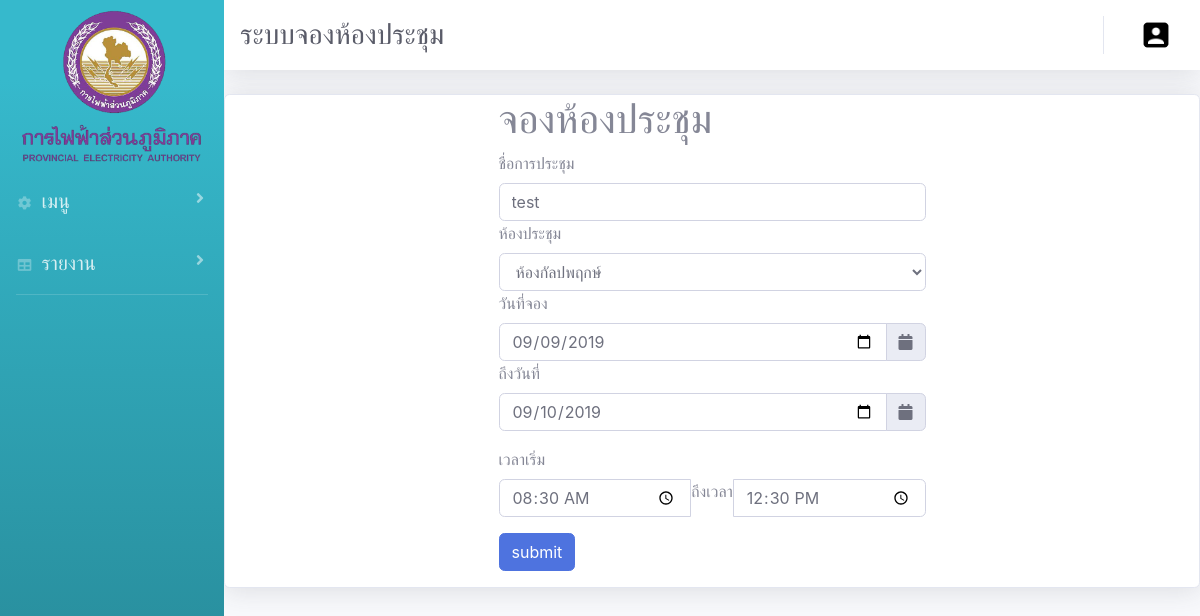
/event_updateform.php?id_event=43, run on the app's committed database.
### tables this page shows
CREATE TABLE `event_tb` (
  `id_event` int(11) NOT NULL,
  `room_id` int(11) NOT NULL,
  `name_event` varchar(100) NOT NULL,
  `start` date NOT NULL,
  `end` date NOT NULL,
  `username` varchar(50) NOT NULL,
  `visitor` varchar(255) NOT NULL,
  `status_event` int(11) NOT NULL,
  `time_start` time NOT NULL,
  `time_end` time NOT NULL
);

CREATE TABLE `room_tb` (
  `room_id` int(10) NOT NULL,
  `room_name` varchar(255) NOT NULL,
  `room_owner` varchar(255) NOT NULL,
  `room_owner_th` varchar(255) NOT NULL,
  `room_location` varchar(255) NOT NULL,
  `room_type` varchar(255) NOT NULL,
  `room_size` varchar(255) NOT NULL,
  `room_lcd` varchar(255) NOT NULL,
  `room_status` int(1) NOT NULL,
  `username` varchar(50) NOT NULL
);

### event_updateform.php (the view, shortened to what this page needs)
<?php
require('configDB.php');
 $conn=$DBconnect;
 $id_event = $_GET['id_event'];
 $sql = "SELECT * FROM `event_tb`,room_tb WHERE event_tb.id_event = '$id_event' and event_tb.room_id = room_tb.room_id";
 $result_event = mysqli_query($conn,$sql);
 $row_event=$result_event->fetch_assoc();
?>
<html lang="en">
<head>
    <link rel='stylesheet' href='https://cdnjs.cloudflare.com/ajax/libs/twitter-bootstrap/4.1.3/css/bootstrap.min.css'>
        <link rel='stylesheet' href='https://cdnjs.cloudflare.com/ajax/libs/font-awesome/5.8.1/css/all.min.css'>
        <link rel='stylesheet' href='https://cdnjs.cloudflare.com/ajax/libs/bootstrap-datetimepicker/4.17.47/css/bootstrap-datetimepicker.min.css'>
        <link href="css/sb-admin-2.min.css" rel="stylesheet">
      <link rel="stylesheet" type="text/css" href="datatables.css"/>
</head>
<body>
<div id="wrapper">
<ul class="navbar-nav bg-gradient-info sidebar sidebar-dark accordion fixed-left"   id="accordionSidebar">
<a class="sidebar-brand d-flex align-items-center justify-content-center" href="#"style="margin-top:50px;" onclick="backindex()">
  <div class="sidebar-brand-icon">
    <i><img src="img/icon.png" style="width:200px;"></i>
  </div>
</a>
<li class="nav-item" style="margin-top:50px;">
  <a class="nav-link collapsed" href="#" data-toggle="collapse" data-target="#collapseTwo" aria-expanded="true" aria-controls="collapseTwo">
    <i class="fas fa-fw fa-cog"></i>
    <span class="mb-0" style="font-size:20px;">เมนู</span>
  </a>
</li>
<li class="nav-item">
  <a class="nav-link collapsed" href="#" data-toggle="collapse" data-target="#collapseUtilities" aria-expanded="true" aria-controls="collapseUtilities">
    <i class="fas fa-fw fa-table"></i>
    <span style="font-size:20px;">รายงาน</span>
  </a>
</li>
 <hr class="sidebar-divider d-none d-md-block">
</ul>
<div id="content-wrapper" class="d-flex flex-column">
<div id="content">
 <nav class="navbar navbar-expand navbar-light bg-white topbar mb-4 static-top shadow">
 <h1 class="h3 mb-0 text-gray-800">ระบบจองห้องประชุม</h1>
   <ul class="navbar-nav ml-auto">
     <li class="nav-item dropdown no-arrow">
       <a class="nav-link dropdown-toggle" href="#" id="userDropdown" role="button" data-toggle="dropdown" aria-haspopup="true" aria-expanded="false">
         <img class="img-profile rounded-circle material-icons" src="img/account.png">
       </a>
     </li>
   </ul>
 </nav>
       <div>
               <div class="card shadow container-md">
                        <form >
                            <div class="container-fluid">
                                <div class="row">
                                    <div class="col-lg-6 offset-lg-3 col-md-8 offset-md-2">
                                        <div class="content">
                                            <h1>จองห้องประชุม</h1>
                                            <div class="form-group">
                                                <label>ชื่อการประชุม</label>
                                                <div>
                                                    <input class="form-control" type="text" id="event" value="<?=$row_event['name_event'];?>"/>
                                                </div>
                                                <label>ห้องประชุม</label>
                                                <div>
                                                    <select class="form-control" name="room_id" id="room_id" >
                      <option value="<?=$row_event['room_id'];?>"><?=$row_event['room_name'];?></option>
                   </select>
                                                </div>
                                                <label>วันที่จอง</label>
                                                <div class="input-group date">
                                                    <input class="form-control" placeholder="yyyy-MM-dd" id="startdate" type="date" value="<?=$row_event['start'];?>" /><span class="input-group-append input-group-addon"><span class="input-group-text"><i class="fa fa-calendar"></i></span></span>
                                                </div>
                                                <label>ถึงวันที่</label>
                                                <div class="input-group date">
                                                    <input class="form-control" placeholder="yyyy-MM-dd" id="enddate" type="date" value="<?=$row_event['end'];?>"/><span class="input-group-append input-group-addon"><span class="input-group-text"><i class="fa fa-calendar"></i></span></span>
                                                </div>
                                            </div>
                                            <div class="form-group">
                                                <label>เวลาเริ่ม</label>
                                                <div class="input-group date">
                                                    <input id="time_period" type="time" class="form-control" value="<?=$row_event['time_start'];?>">
                                                    <label>ถึงเวลา</label>
                                                    <input id="time_period" type="time" class="form-control" value="<?=$row_event['time_end'];?>">
                                                </div>
                                            </div>
                                            <button type="button" class="btn btn-primary" onclick="updatecalendar()">submit</button>
                                        </div>
                                    </div>
                                </div>
                            </div>
                        </form>
                    </div>
                </div>
</body>
</html>

### data on the page
event_tb: name_event "test", room_id "ห้องกัลปพฤกษ์", start "09/09/2019", end "09/10/2019", time_start "08:30:00", time_end "12:30:00"
